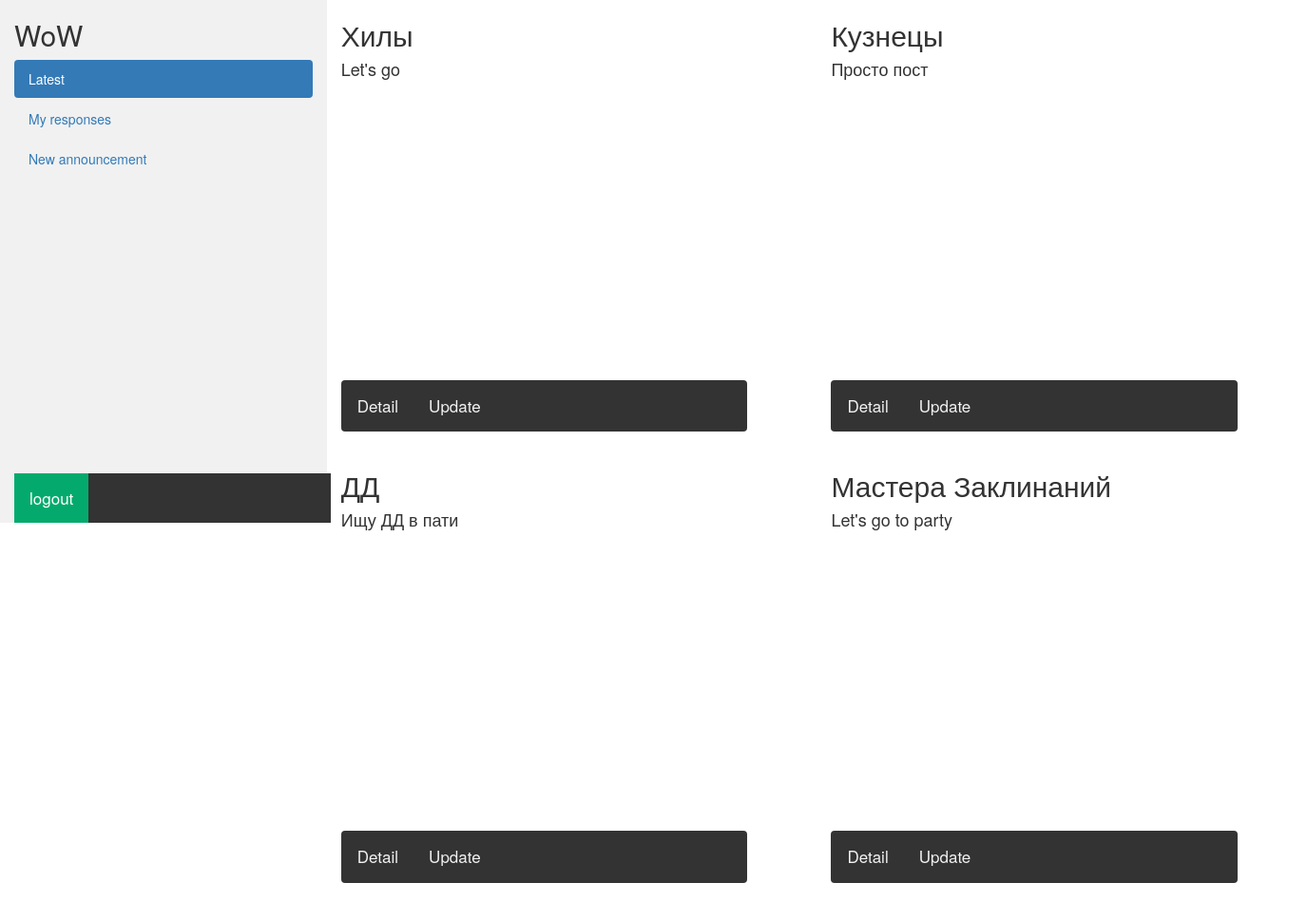
The app's page / (signed in) with its own data.
### desk/models.py (models this page shows, shortened)
class Announcement(LifecycleModel):
    GAME_CLASSES = (
        ('00', "Танки"),
        ('01', "Хилы"),
        ('02', "ДД"),
        ('03', "Торговцы"),
        ('04', "Гилдмастеры"),
        ('05', "Квестгиверы"),
        ('06', "Кузнецы"),
        ('07', "Кожевники"),
        ('08', "Зельевары"),
        ('09', "Мастера Заклинаний"),
    )
    title = models.CharField(max_length=150)
    content = QuillField()
    creation_date = models.DateTimeField(auto_now_add=True)
    author = models.ForeignKey(User, on_delete=models.CASCADE)
    category = models.CharField(max_length=2, choices=GAME_CLASSES, default='00')
    class Meta:
        verbose_name_plural = "Announcements"

### desk/views.py (the view, shortened to what this page needs)
# urls.py: path('', AnnouncementsView.as_view(), name='home_page'),
class AnnouncementsView(ListView):
    model = Announcement
    template_name = 'desk/announcements.html'
    ordering = '-creation_date'
    context_object_name = 'announcements'
    def get_queryset(self):
        announcements = Announcement.objects.all().order_by('-creation_date')
        first_set = announcements[::2]
        second_set = announcements[1::2]
        if len(first_set) < len(second_set):
            first_set += [None]
        elif len(second_set) < len(first_set):
            second_set += [None]
        return list(zip(first_set, second_set))
    def get_context_data(self, *args, **kwargs):
        context = super().get_context_data(*args, **kwargs)
        context['announcements_indexes'] = self.get_queryset()
        context['resp_form'] = RespForm()
        context['latest'] = 'active'
        print(f"Kwargs: {kwargs}")
        return context

### templates/desk/announcements.html (shortened to what this page needs)
{% extends 'flatpages/default.html' %}
{% block content %}
    {% for first, second in announcements_indexes %}
        <div class="row">
            {% if first is not None %}
                <div class="col-sm-6">
                    <div class="div_prok">
                    <h2>{{ first.get_category_display }}</h2>
                    <h4>{{ first.title }}</h4>
                    </div>
                    <div class="navbar">
                        <a href="{% url 'announcement' first.id %}">Detail</a>
                        {% if request.user.id == first.author.id %}
                            <a href="{% url 'update' first.id %}">Update</a>
                        {% endif %}
                    </div>
                </div>
            {% endif %}
            {% if second is not None %}
                <div class="col-sm-6">
                    <div class="div_prok">
                        <h2>{{ second.get_category_display }}</h2>
                    <h4>{{ second.title }}</h4>
                    </div>
                    <div class="navbar">
                        <a href="{% url 'announcement' second.id %}">Detail</a>
                        {% if request.user.id == second.author.id %}
                            <a href="{% url 'update' second.id %}">Update</a>
                        {% endif %}
                    </div>
                </div>
            {% endif %}
        </div>
    {% endfor %}
{% endblock %}

### templates/flatpages/default.html (style rules this page uses)
.div_prok { height: 400px; width: 600px; overflow-y: scroll; }
body { margin: 0; font-family: Arial, Helvetica, sans-serif; }
.navbar { overflow: hidden; background-color: #333; bottom: 0; width: 88%; }
.navbar a { float: left; display: block; color: #f2f2f2; text-align: center; padding: 14px 16px; text-decoration: none; font-size: 17px; }

### records on screen
Announcement: category "Хилы", title "Let's go", shows "Update", category "Кузнецы", title "Просто пост"
Announcement: category "ДД", title "Ищу ДД в пати", shows "Update", category "Мастера Заклинаний", title "Let's go to party"
